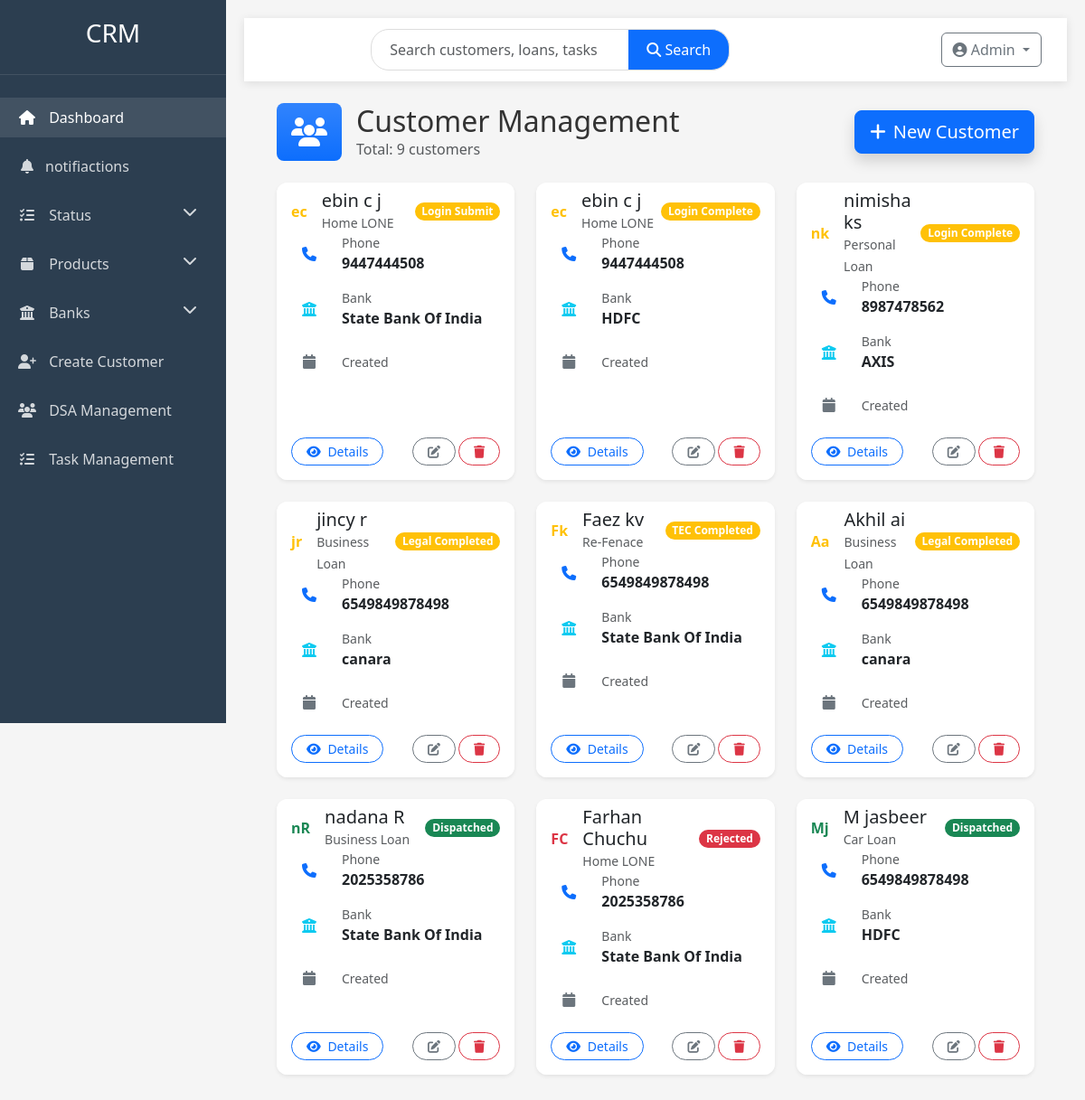
The app's page /customers/ with its own data.
### profiles/models.py (models this page shows, shortened)
class Customer(models.Model):
    f_name = models.CharField(max_length=50)
    l_name = models.CharField(max_length=50)
    phone_num = models.IntegerField()
    product = models.CharField(choices=PRODUCT_CHOICE, max_length=20)
    bank = models.CharField(choices=BANK_CHOICE, max_length=20)
    status = models.CharField(choices=STATUS_CHOICES, max_length=20)
    type = models.CharField(choices=TYPE_CHOICES, max_length=4)
    dsa = models.ForeignKey(DSA, on_delete=models.SET_NULL, null=True, blank=True)
    created_date = models.DateField(auto_now_add=True)

### profiles/views.py (the view)
# urls.py: path('customers/', views.customer_list, name='list'),
def customer_list(request):
    customers = Customer.objects.all()
    return render(request, 'list.html', {'customers': customers})

### templates/list.html (shortened to what this page needs)
{% extends 'base.html' %}
{% block content %}
<div class="animate-fade">
    <div class="container-fluid px-4">
        <div class="d-flex justify-content-between align-items-center mb-4">
            <div class="d-flex align-items-center">
                <div class="icon-shape bg-primary bg-gradient text-white rounded-3 me-3 p-3">
                    <i class="fas fa-users fa-2x"></i>
                </div>
                <div>
                    <h2 class="mb-0">Customer Management</h2>
                    <p class="text-muted mb-0">Total: {{ customers.count }} customers</p>
                </div>
            </div>
            <a href="{% url 'create_customer' %}" class="btn btn-primary btn-lg shadow">
                <i class="fas fa-plus me-2"></i>New Customer
            </a>
        </div>
        {% if customers %}
        <div class="row">
            {% for customer in customers %}
            <div class="col-xl-4 col-lg-6 col-md-6 mb-4">
                <div class="card customer-card h-100 border-0 shadow-sm hover-shadow-lg transition-all">
                    <div class="card-header bg-white d-flex justify-content-between align-items-center border-bottom-0 pb-0">
                        <div class="d-flex align-items-center">
                            <div class="avatar avatar-lg me-3">
                                <span class="avatar-initial rounded-circle bg-{% if customer.status == 'disp' %}success{% elif customer.status == 'reject' %}danger{% else %}warning{% endif %}-light text-{% if customer.status == 'disp' %}success{% elif customer.status == 'reject' %}danger{% else %}warning{% endif %}">
                                    {{ customer.f_name|first }}{{ customer.l_name|first }}
                                </span>
                            </div>
                            <div>
                                <h5 class="mb-0">{{ customer.f_name }} {{ customer.l_name }}</h5>
                                <span class="text-muted small">{{ customer.get_product_display }}</span>
                            </div>
                        </div>
                        <span class="badge bg-{% if customer.status == 'disp' %}success{% elif customer.status == 'reject' %}danger{% else %}warning{% endif %} rounded-pill">
                            {{ customer.get_status_display }}
                        </span>
                    </div>
                    <div class="card-body pt-0">
                        <div class="customer-details">
                            <div class="detail-item d-flex align-items-center mb-3">
                                <div class="icon-container bg-primary-light rounded-circle p-2 me-3">
                                    <i class="fas fa-phone text-primary"></i>
                                </div>
                                <div>
                                    <p class="mb-0 small text-muted">Phone</p>
                                    <p class="mb-0 fw-bold">{{ customer.phone_num }}</p>
                                </div>
                            </div>
                            <div class="detail-item d-flex align-items-center mb-3">
                                <div class="icon-container bg-info-light rounded-circle p-2 me-3">
                                    <i class="fas fa-university text-info"></i>
                                </div>
                                <div>
                                    <p class="mb-0 small text-muted">Bank</p>
                                    <p class="mb-0 fw-bold">{{ customer.get_bank_display }}</p>
                                </div>
                            </div>
                            <div class="detail-item d-flex align-items-center">
                                <div class="icon-container bg-secondary-light rounded-circle p-2 me-3">
                                    <i class="fas fa-calendar text-secondary"></i>
                                </div>
                                <div>
                                    <p class="mb-0 small text-muted">Created</p>
                                </div>
                            </div>
                        </div>
                    </div>
                    <div class="card-footer bg-white border-top-0 pt-0 pb-3">
                        <div class="d-flex justify-content-between">
                            <a href="{% url 'details' customer.pk %}" class="btn btn-sm btn-outline-primary rounded-pill px-3">
                                <i class="fas fa-eye me-1"></i> Details
                            </a>
                            <div class="btn-group">
                                <a href="{% url 'edit' customer.pk %}" class="btn btn-sm btn-outline-secondary rounded-pill px-3 me-1">
                                    <i class="fas fa-edit"></i>
                                </a>
                                <a href="{% url 'delete' customer.pk %}" class="btn btn-sm btn-outline-danger rounded-pill px-3">
                                    <i class="fas fa-trash"></i>
                                </a>
                            </div>
                        </div>
                    </div>
                </div>
            </div>
            {% endfor %}
        </div>
        {% endif %}
    </div>
</div>
{% endblock %}

### templates/base.html (style rules this page uses)
:root { --primary-color: #3498db; --secondary-color: #2c3e50; --accent-color: #e74c3c; --light-color: #ecf0f1; --dark-color: #2c3e50; --sidebar-width: 250px; }
body { font-family: 'Segoe UI', Tahoma, Geneva, Verdana, sans-serif; background-color: #f5f5f5; color: #333; display: flex; min-height: 100vh; overflow-x: hidden; }

### templates/list.html (style rules this page uses)
:root { --primary-color: #4361ee; --primary-light: rgba(67, 97, 238, 0.1); --success-light: rgba(40, 167, 69, 0.1); --warning-light: rgba(255, 193, 7, 0.1); --danger-light: rgba(220, 53, 69, 0.1); --info-light: rgba(23, 162, 184, 0.1); --secondary-light: rgba(108, 117, 125, 0.1); }
.customer-card { transition: all 0.3s ease; border-radius: 12px; overflow: hidden; }
.hover-shadow-lg { box-shadow: 0 2px 10px rgba(0, 0, 0, 0.05); }
.transition-all { transition: all 0.3s ease; }
.avatar-initial { display: flex; align-items: center; justify-content: center; font-weight: 600; }
.icon-shape { display: inline-flex; align-items: center; justify-content: center; }
.detail-item { transition: all 0.3s ease; }
.icon-container { width: 40px; height: 40px; display: flex; align-items: center; justify-content: center; }

### records on screen
Customer: f_name|first "e", l_name|first "c", f_name "ebin", l_name "c j", product "Home LONE", status "Login Submit", phone_num "9447444508", bank "State Bank Of India"
Customer: f_name|first "e", l_name|first "c", f_name "ebin", l_name "c j", product "Home LONE", status "Login Complete", phone_num "9447444508", bank "HDFC"
Customer: f_name|first "n", l_name|first "k", f_name "nimisha", l_name "ks", product "Personal Loan", status "Login Complete", phone_num "8987478562", bank "AXIS"
Customer: f_name|first "j", l_name|first "r", f_name "jincy", l_name "r", product "Business Loan", status "Legal Completed", phone_num "6549849878498", bank "canara"
Customer: f_name|first "F", l_name|first "k", f_name "Faez", l_name "kv", product "Re-Fenace", status "TEC Completed", phone_num "6549849878498", bank "State Bank Of India"
Customer: f_name|first "A", l_name|first "a", f_name "Akhil", l_name "ai", product "Business Loan", status "Legal Completed", phone_num "6549849878498", bank "canara"
Customer: f_name|first "n", l_name|first "R", f_name "nadana", l_name "R", product "Business Loan", status "Dispatched", phone_num "2025358786", bank "State Bank Of India"
Customer: f_name|first "F", l_name|first "C", f_name "Farhan", l_name "Chuchu", product "Home LONE", status "Rejected", phone_num "2025358786", bank "State Bank Of India"
Customer: f_name|first "M", l_name|first "j", f_name "M", l_name "jasbeer", product "Car Loan", status "Dispatched", phone_num "6549849878498", bank "HDFC"

### other values on screen
{{ customers.count }} "9"
